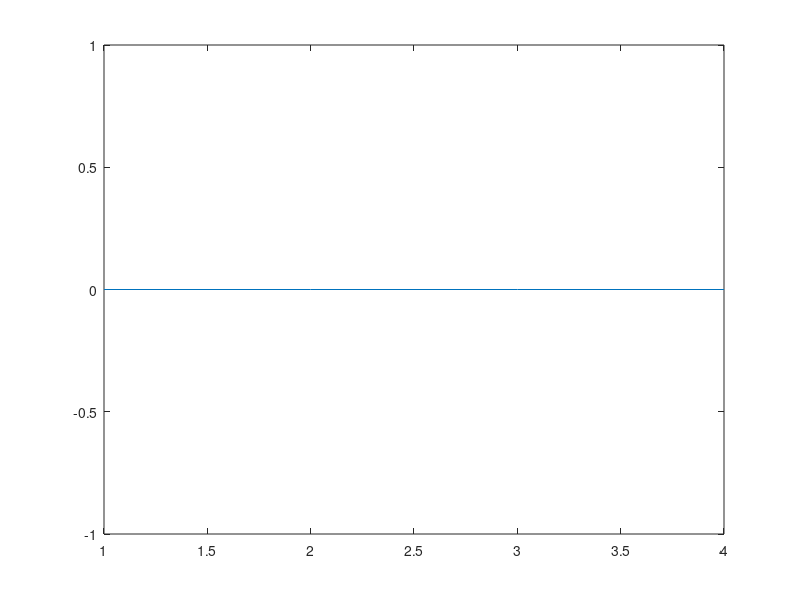

Here is the MATLAB script that generated this plot:
close all

im_height = 424;
im_width = 512;
im_no = 11;

save = false;

% base_path = 'C:\Users\alexj\Documents\sorghum_data\15-08-10';
base_path = 'C:\Users\alexj\Documents\sorghum_data';

folder_contents = dir(base_path);

count = 0;

heights = zeros(4, 1);
x_widths = zeros(4, 1);
y_widths = zeros(4, 1);
convex_hull_volumes = zeros(4, 1);
LAIs = zeros(4, 1);

for i = 1:numel(folder_contents)
    item = folder_contents(i);
    
    if item.isdir && ~strcmp(item.name, '.') && ~strcmp(item.name, '..')
        count = count + 1;
        % path = fullfile(erase(mfilename('fullpath'), 'main'), '\Example Data');
        path = fullfile(base_path, item.name, '4_1');
%         path = fullfile(base_path, item.name);

        % Axis about which the plant is upright in the depth images (x or y)
        plant_axis = 'y';

        depth_ims = get_depth_ims(path, im_height, im_width, im_no, plant_axis);

        pc = construct_point_cloud(depth_ims);
        
        figure;
        pcshow(pc);

        [height, x_width, y_width, convex_hull_vol, LAI] = get_measurements(pc);
        
        heights(i) = height;

        if save
            pc_filename = fullfile(path, 'pointCloud.ply');
            pcwrite(pc, pc_filename);
        end
    end
    
%     if count
%         break
%     end
end

figure;
plot(heights);